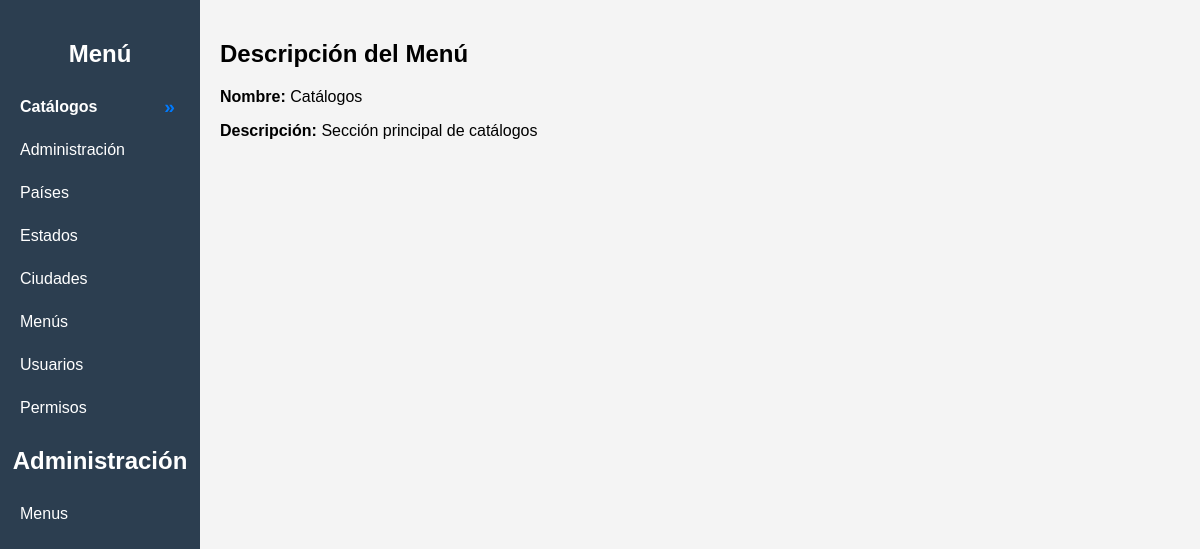
Page /index.php?id_menu=1 on the committed database.
### tables this page shows
CREATE TABLE `menus` (
  `id_menu` INT UNSIGNED NOT NULL AUTO_INCREMENT,
  `id_parent` INT UNSIGNED DEFAULT NULL,
  `status` TINYINT(1) UNSIGNED NOT NULL DEFAULT 1,
  `name` VARCHAR(100) NOT NULL,
  `description` TEXT,
  PRIMARY KEY (`id_menu`),
  FOREIGN KEY (`id_parent`) REFERENCES `menus` (`id_menu`) ON DELETE SET NULL
);

### controllers/MenuController.php (called while the page is built, shortened)
<?php
require_once(__DIR__ . "/../models/Menu.php");
class MenuController
{
    private $menuModel;
    public function __construct()
    {
        $this->menuModel = new Menu();
    }
    public function mostrarDescripcion($id_menu)
    {
        $menu = $this->menuModel->getById($id_menu);
        include __DIR__ . '/../views/menu/descripcion.php';
    }
}

### models/Menu.php (called while the page is built, shortened)
<?php
require_once(__DIR__ . "/../config/Database.php");
class Menu {
    private $conn;
    private $table = "menus";
    public function __construct() {
        $database = new Database();
        $this->conn = $database->getConnection();
    }
    public function getAll() {
        $stmt = $this->conn->prepare("SELECT * FROM " . $this->table . " WHERE status = 1");
        $stmt->execute();
        return $stmt->fetchAll(PDO::FETCH_ASSOC);
    }
    public function getById($id) {
        $stmt = $this->conn->prepare("SELECT * FROM " . $this->table . " WHERE id_menu = :id");
        $stmt->bindParam(":id", $id);
        $stmt->execute();
        return $stmt->fetch(PDO::FETCH_ASSOC);
    }
}
?>

### config/database.php (called while the page is built, shortened)
<?php
class Database {
    private $host = "localhost";
    private $db_name = "menu_system";
    private $username = "root";
    private $password = "Miguelon123=)";
    public function getConnection() {
        $this->conn = null;
        try {
            $this->conn = new PDO("mysql:host=" . $this->host . ";dbname=" . $this->db_name,
            $this->username, $this->password);
            $this->conn->exec("set names utf8");
        } catch (PDOException $exception) {
            echo "Connection error: " . $exception->getMessage();
        }
        return $this->conn;
    }
}
?>

### views/menu/descripcion.php (the view, shortened to what this page needs)
<!DOCTYPE html>
<html lang="es">
<head>
    <link rel="stylesheet" href="assets/css/style.css">
</head>
<body>
    <div class="sidebar">
        <h2>Menú</h2>
        <?php
        $active_id_menu = isset($_GET['id_menu']) ? $_GET['id_menu'] : null;
        ?>
        <?php
        require_once(__DIR__ . '/../../models/Menu.php');
        $menuModel = new Menu();
        $allMenus = $menuModel->getAll();
        foreach ($allMenus as $item) {
            $is_active = ($active_id_menu !== null && $item['id_menu'] == $active_id_menu);
            echo "<a href='index.php?id_menu={$item['id_menu']}' " . ($is_active ? 'class="active-sidebar-item"' : '') . ">{$item['name']}</a>";
        }
        ?>
        <div class="admin-section">
            <h2>Administración</h2>
            <a href="index.php" <?php echo ($active_id_menu === null && !isset($_GET['action'])) ? 'class="active-sidebar-item"' : ''; ?>>Menus</a>
        </div>
    </div>
    <div class="main-content">
        <h2>Descripción del Menú</h2>
        <?php if ($menu): ?>
            <p><strong>Nombre:</strong> <?= htmlspecialchars($menu['name']) ?></p>
            <p><strong>Descripción:</strong> <?= htmlspecialchars($menu['description']) ?></p>
        <?php else: ?>
            <p>Menú no encontrado.</p>
        <?php endif; ?>
    </div>
</body>
</html>

### public/assets/css/style.css (style rules this page uses)
body { font-family: Arial, sans-serif; margin: 0; display: flex; }
.sidebar { width: 200px; position: relative; background-color: #2c3e50; min-height: 100vh; color: white; padding: 20px 10px; box-sizing: border-box; }
.sidebar .admin-section { margin-bottom: 10px; }
.sidebar h2 { text-align: center; margin-bottom: 20px; }
.sidebar a { display: block; color: white; padding: 10px; text-decoration: none; margin-bottom: 5px; border-radius: 4px; }
.main-content { flex: 1; padding: 20px; background: #f4f4f4; }
.sidebar a.active-sidebar-item { font-weight: bold; position: relative; }
.sidebar a.active-sidebar-item::after { content: '»'; position: absolute; right: 15px; top: 50%; transform: translateY(-50%); color: #007bff; font-size: 1.2em; }

### rows in the picture
menus: name "Catálogos", description "Sección principal de catálogos"
menus: name "Administración"
menus: name "Países"
menus: name "Estados"
menus: name "Ciudades"
menus: name "Menús"
menus: name "Usuarios"
menus: name "Permisos"
